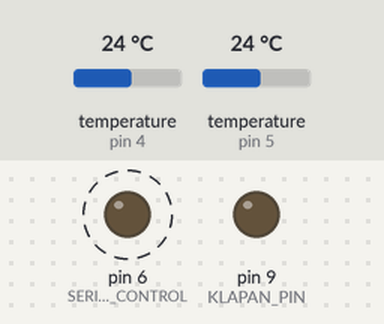
The sketch below on a simulated Arduino Uno, built with avr-gcc and run on an emulated ATmega328P. On the bench: output pins drawn as LEDs (lit = HIGH). Dashed ring = blinking. Inputs (shaded band) come from the test bench; at power-on: temperature (sensors on pin 4, pin 5) 24 °C. What the sketch prints to the serial monitor is not drawn.

Above: at 0.4 s.
Timing chart, 0 to 3.0 s (numbered marks = the images above):
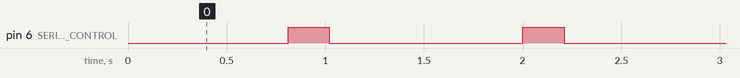

The sketch:

ControllerRs485_1.0.ino
```cpp
#include <OneWire.h>
#include <DallasTemperature.h>
#include <ArduinoJson.h>

#define SERIAL_DIRECTION_CONTROL 6
#define TEMPERATURE_UO_PIN 5
#define TEMPERATURE_CUB_PIN 4
#define KLAPAN_PIN 9

OneWire oneWire_UO(TEMPERATURE_UO_PIN);
OneWire oneWire_CUB(TEMPERATURE_CUB_PIN);

DallasTemperature sensorsUO(&oneWire_UO);
DallasTemperature sensorsCUB(&oneWire_CUB);

DynamicJsonDocument doc(500);
DynamicJsonDocument receivedDoc(200);

//float automatic_max_temp = 75;
float auto_close_kl_temp;// температура и выше этой : которой клапан закрывается
float auto_open_kl_temp;// температура и ниже этой : клапан открывается

bool automatic = false;

/*
 * 0 - OK
 * 1 - attempting to change klapa state when the auto mode is on.
 *
*/
#define error_ok 0
#define error_klapa_violation 1
int error_state = error_ok;

//#define klapan_close  0;// косяк: в условном операторе так не работает.
//#define klapan_open  1;

const int klapan_close = 0;
const int klapan_open = 1;

int klapan_state;

void setup(void) {

  pinMode(KLAPAN_PIN, OUTPUT);
  pinMode(SERIAL_DIRECTION_CONTROL, OUTPUT);

  Serial.begin(115200);

  klapan_state = klapan_open;

  doc["kl"] = klapan_state;
  doc["T_uo"] = 0;

  auto_close_kl_temp = 75.2;// температура и выше этой : которой клапан закрывается
  auto_open_kl_temp = 75;// температура и ниже этой : клапан открывается

  sensorsUO.begin();
  sensorsCUB.begin();
  sensorsUO.setResolution(11);
  sensorsCUB.setResolution(11);

  turnToRecieve();
}

void loop(void) {

  char receivedData[64] = "";

  // Парсим поступившие запросы, чтобы на выходе сформировать ответ
  if (Serial.available() > 0) {
    //String receivedString = Serial.readString();
    //deserializeJson(receivedDoc, receivedString);

    int amount = Serial.readBytesUntil(';', receivedData, 64 );
    receivedData[amount - 1] = '\0';
    deserializeJson(receivedDoc, receivedData);

    int cmd = receivedDoc["cmd"];

// set_max_temp_uo = 1
// set_auto_mode = 2
// set_klapan_state = 3
    if(cmd == 1)
    {
      auto_close_kl_temp = receivedDoc["val"];
      error_state = error_ok;
    }
    else if(cmd == 2)
    {
      automatic = receivedDoc["val"];
      error_state = error_ok;
    }
    else if(cmd == 3)
    {
      if(automatic)
        error_state = error_klapa_violation;
      else
      {
        klapan_state = receivedDoc["val"];
        error_state = error_ok;
      }
    }
    else if(cmd = 4){
      auto_open_kl_temp = receivedDoc["val"];
      error_state = error_ok;
    }
  }
  else{
    error_state = error_ok;
  }

  // Чтение датчиков
  sensorsUO.requestTemperatures();
  sensorsCUB.requestTemperatures();

  float current_celCUB = sensorsCUB.getTempCByIndex(0);
  float current_celUO = sensorsUO.getTempCByIndex(0);

  if (automatic) {
    if (current_celUO >= auto_close_kl_temp/*&& klapan_state == klapan_open*/) {
      klapan_state = klapan_close;
      digitalWrite(KLAPAN_PIN, HIGH);
    }
    else if (current_celUO <= auto_open_kl_temp) {
      klapan_state = klapan_open;
      digitalWrite(KLAPAN_PIN, LOW);
    }
  }
  else
  {
    if(klapan_state == klapan_close)
    {
       digitalWrite(KLAPAN_PIN, HIGH);
    }
    else if(klapan_state == klapan_open)
    {
       digitalWrite(KLAPAN_PIN, LOW);
    }
  }

  // Подготовка пакета
  doc["kl"] = klapan_state;
  doc["auto"] = automatic;

  if (current_celUO != DEVICE_DISCONNECTED_C) {
    doc["T_uo"] = current_celUO;
  } else doc["T_uo"] = 0;

  if (current_celCUB != DEVICE_DISCONNECTED_C) {
    doc["T_cub"] = current_celCUB;
  } else doc["T_cub"] = 0;

  doc["maximum_temperature_acually"] = auto_close_kl_temp;
  doc["min_temperature_acually"] = auto_open_kl_temp;
  doc["error_code"] = error_state;
  // Отправка пакета
  turnToSender();
  String j;
  serializeJson(doc, j);
  Serial.print("<begin>");
  Serial.print(j);
  Serial.println("<end>");
  delay(200);

  turnToRecieve();
  delay(200);
}


void turnToRecieve() {
  digitalWrite(SERIAL_DIRECTION_CONTROL, LOW);
}

void turnToSender() {
  digitalWrite(SERIAL_DIRECTION_CONTROL, HIGH);
}
```

Measured:
- by itself, pin 6 (SERIAL_DIRECTION_CONTROL): alternates HIGH for 0.21 s and LOW for 0.98 s
